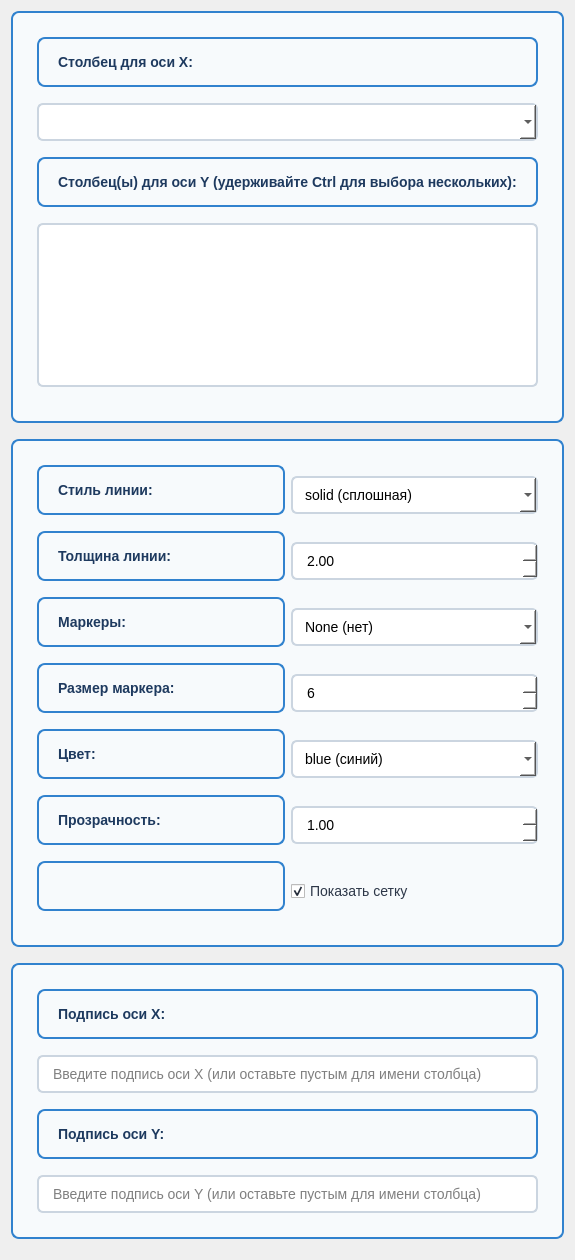
              <widget class="QWidget" name="scrollAreaWidgetContents_line">
               <layout class="QVBoxLayout" name="verticalLayout_line_scroll">
                <!-- Data Selection Frame -->
                <item>
                 <widget class="QFrame" name="line_data_frame">
                  <property name="styleSheet">
                   <string notr="true">QFrame {
    background-color: #f7fafc;
    border: 2px solid #3182ce;
    border-radius: 8px;
    padding: 15px;
    margin-bottom: 10px;
}</string>
                  </property>
                  <layout class="QVBoxLayout" name="verticalLayout_line_data">
                   <item>
                    <widget class="QLabel" name="label_line_x">
                     <property name="styleSheet">
                      <string notr="true">color: #1e3a5f;
font-size: 14px;
font-weight: bold;</string>
                     </property>
                     <property name="text">
                      <string>Столбец для оси X:</string>
                     </property>
                    </widget>
                   </item>
                   <item>
                    <widget class="QComboBox" name="line_x_combo">
                     <property name="styleSheet">
                      <string notr="true">QComboBox {
    background-color: white;
    border: 2px solid #cbd5e0;
    border-radius: 6px;
    padding: 8px 12px;
    font-size: 14px;
}
QComboBox:focus {
    border-color: #3182ce;
}</string>
                     </property>
                    </widget>
                   </item>
                   <item>
                    <widget class="QLabel" name="label_line_y">
                     <property name="styleSheet">
                      <string notr="true">color: #1e3a5f;
font-size: 14px;
font-weight: bold;
margin-top: 10px;</string>
                     </property>
                     <property name="text">
                      <string>Столбец(ы) для оси Y (удерживайте Ctrl для выбора нескольких):</string>
                     </property>
                    </widget>
                   </item>
                   <item>
                    <widget class="QListWidget" name="line_y_list">
                     <property name="selectionMode">
                      <enum>QAbstractItemView::MultiSelection</enum>
                     </property>
                     <property name="styleSheet">
                      <string notr="true">QListWidget {
    background-color: white;
    border: 2px solid #cbd5e0;
    border-radius: 6px;
    padding: 5px;
    font-size: 14px;
    min-height: 100px;
    max-height: 150px;
}
QListWidget::item {
    padding: 6px 10px;
    border-bottom: 1px solid #e2e8f0;
}
QListWidget::item:selected {
    background-color: #3182ce;
    color: white;
    border-radius: 4px;
}</string>
                     </property>
                    </widget>
                   </item>
                  </layout>
                 </widget>
                </item>

                <!-- Style Settings Frame -->
                <item>
                 <widget class="QFrame" name="line_style_frame">
                  <property name="styleSheet">
                   <string notr="true">QFrame {
    background-color: #f7fafc;
    border: 2px solid #3182ce;
    border-radius: 8px;
    padding: 15px;
    margin-bottom: 10px;
}</string>
                  </property>
                  <layout class="QGridLayout" name="gridLayout_line_style">
                   <item row="0" column="0">
                    <widget class="QLabel" name="label_line_style">
                     <property name="styleSheet">
                      <string notr="true">color: #1e3a5f;
font-size: 14px;
font-weight: bold;</string>
                     </property>
                     <property name="text">
                      <string>Стиль линии:</string>
                     </property>
                    </widget>
                   </item>
                   <item row="0" column="1">
                    <widget class="QComboBox" name="line_style_combo">
                     <property name="styleSheet">
                      <string notr="true">QComboBox {
    background-color: white;
    border: 2px solid #cbd5e0;
    border-radius: 6px;
    padding: 8px 12px;
    font-size: 14px;
    min-width: 150px;
}</string>
                     </property>
                     <item>
                      <property name="text">
                       <string>solid (сплошная)</string>
                      </property>
                     </item>
                     <item>
                      <property name="text">
                       <string>dashed (пунктирная)</string>
                      </property>
                     </item>
                     <item>
                      <property name="text">
                       <string>dashdot (штрих-пунктир)</string>
                      </property>
                     </item>
                     <item>
                      <property name="text">
                       <string>dotted (точки)</string>
                      </property>
                     </item>
                    </widget>
                   </item>
                   <item row="1" column="0">
                    <widget class="QLabel" name="label_line_width">
                     <property name="styleSheet">
                      <string notr="true">color: #1e3a5f;
font-size: 14px;
font-weight: bold;</string>
                     </property>
                     <property name="text">
                      <string>Толщина линии:</string>
                     </property>
                    </widget>
                   </item>
                   <item row="1" column="1">
                    <widget class="QDoubleSpinBox" name="line_width_spin">
                     <property name="styleSheet">
                      <string notr="true">QDoubleSpinBox {
    background-color: white;
    border: 2px solid #cbd5e0;
    border-radius: 6px;
    padding: 8px 12px;
    font-size: 14px;
    min-width: 100px;
}</string>
                     </property>
                     <property name="minimum">
                      <double>0.5</double>
                     </property>
                     <property name="maximum">
                      <double>10.0</double>
                     </property>
                     <property name="singleStep">
                      <double>0.5</double>
                     </property>
                     <property name="value">
                      <double>2.0</double>
                     </property>
                    </widget>
                   </item>
                   <item row="2" column="0">
                    <widget class="QLabel" name="label_markers">
                     <property name="styleSheet">
                      <string notr="true">color: #1e3a5f;
font-size: 14px;
font-weight: bold;</string>
                     </property>
                     <property name="text">
                      <string>Маркеры:</string>
                     </property>
                    </widget>
                   </item>
                   <item row="2" column="1">
                    <widget class="QComboBox" name="markers_combo">
                     <property name="styleSheet">
                      <string notr="true">QComboBox {
    background-color: white;
    border: 2px solid #cbd5e0;
    border-radius: 6px;
    padding: 8px 12px;
    font-size: 14px;
    min-width: 150px;
}</string>
                     </property>
                     <item>
                      <property name="text">
                       <string>None (нет)</string>
                      </property>
                     </item>
                     <item>
                      <property name="text">
                       <string>o (круг)</string>
                      </property>
                     </item>
                     <item>
                      <property name="text">
                       <string>s (квадрат)</string>
                      </property>
                     </item>
                     <item>
                      <property name="text">
                       <string>^ (треугольник)</string>
                      </property>
                     </item>
                     <item>
                      <property name="text">
                       <string>D (ромб)</string>
                      </property>
                     </item>
                     <item>
                      <property name="text">
                       <string>+ (плюс)</string>
                      </property>
                     </item>
                     <item>
                      <property name="text">
                       <string>x (крест)</string>
                      </property>
                     </item>
                    </widget>
                   </item>
                   <item row="3" column="0">
                    <widget class="QLabel" name="label_markersize">
                     <property name="styleSheet">
                      <string notr="true">color: #1e3a5f;
font-size: 14px;
font-weight: bold;</string>
                     </property>
                     <property name="text">
                      <string>Размер маркера:</string>
                     </property>
                    </widget>
                   </item>
                   <item row="3" column="1">
                    <widget class="QSpinBox" name="markersize_spin">
                     <property name="styleSheet">
                      <string notr="true">QSpinBox {
    background-color: white;
    border: 2px solid #cbd5e0;
    border-radius: 6px;
    padding: 8px 12px;
    font-size: 14px;
    min-width: 100px;
}</string>
                     </property>
                     <property name="minimum">
                      <number>1</number>
                     </property>
                     <property name="maximum">
                      <number>20</number>
                     </property>
                     <property name="value">
                      <number>6</number>
                     </property>
                    </widget>
                   </item>
                   <item row="4" column="0">
                    <widget class="QLabel" name="label_color">
                     <property name="styleSheet">
                      <string notr="true">color: #1e3a5f;
font-size: 14px;
font-weight: bold;</string>
                     </property>
                     <property name="text">
                      <string>Цвет:</string>
                     </property>
                    </widget>
                   </item>
                   <item row="4" column="1">
                    <widget class="QComboBox" name="line_color_combo">
                     <property name="styleSheet">
                      <string notr="true">QComboBox {
    background-color: white;
    border: 2px solid #cbd5e0;
    border-radius: 6px;
    padding: 8px 12px;
    font-size: 14px;
    min-width: 150px;
}</string>
                     </property>
                     <item>
                      <property name="text">
                       <string>blue (синий)</string>
                      </property>
                     </item>
                     <item>
                      <property name="text">
                       <string>red (красный)</string>
                      </property>
                     </item>
                     <item>
                      <property name="text">
                       <string>green (зеленый)</string>
                      </property>
                     </item>
                     <item>
                      <property name="text">
                       <string>orange (оранжевый)</string>
                      </property>
                     </item>
                     <item>
                      <property name="text">
                       <string>purple (фиолетовый)</string>
                      </property>
                     </item>
                     <item>
                      <property name="text">
                       <string>black (черный)</string>
                      </property>
                     </item>
                     <item>
                      <property name="text">
                       <string>cyan (бирюзовый)</string>
                      </property>
                     </item>
                    </widget>
                   </item>
                   <item row="5" column="0">
                    <widget class="QLabel" name="label_alpha">
                     <property name="styleSheet">
                      <string notr="true">color: #1e3a5f;
font-size: 14px;
font-weight: bold;</string>
                     </property>
                     <property name="text">
                      <string>Прозрачность:</string>
                     </property>
                    </widget>
                   </item>
                   <item row="5" column="1">
                    <widget class="QDoubleSpinBox" name="line_alpha_spin">
                     <property name="styleSheet">
                      <string notr="true">QDoubleSpinBox {
    background-color: white;
    border: 2px solid #cbd5e0;
    border-radius: 6px;
    padding: 8px 12px;
    font-size: 14px;
    min-width: 100px;
}</string>
                     </property>
                     <property name="minimum">
                      <double>0.0</double>
                     </property>
                     <property name="maximum">
                      <double>1.0</double>
                     </property>
                     <property name="singleStep">
                      <double>0.1</double>
                     </property>
                     <property name="value">
                      <double>1.0</double>
                     </property>
                    </widget>
                   </item>
                   <item row="6" column="0">
                    <widget class="QLabel" name="label_grid">
                     <property name="styleSheet">
                      <string notr="true">color: #1e3a5f;
font-size: 14px;
font-weight: bold;</string>
                     </property>
                    </widget>
                   </item>
                   <item row="6" column="1">
                    <widget class="QCheckBox" name="grid_checkbox">
                     <property name="styleSheet">
                      <string notr="true">QCheckBox {
    font-size: 14px;
    color: #2d3748;
}</string>
                     </property>
                     <property name="text">
                      <string>Показать сетку</string>
                     </property>
                     <property name="checked">
                      <bool>true</bool>
                     </property>
                    </widget>
                   </item>
                  </layout>
                 </widget>
                </item>

                <!-- Axis Labels Frame -->
                <item>
                 <widget class="QFrame" name="axis_labels_frame">
                  <property name="styleSheet">
                   <string notr="true">QFrame {
    background-color: #f7fafc;
    border: 2px solid #3182ce;
    border-radius: 8px;
    padding: 15px;
    margin-bottom: 10px;
}</string>
                  </property>
                  <layout class="QVBoxLayout" name="verticalLayout_axis_labels">
                   <item>
                    <widget class="QLabel" name="label_xlabel">
                     <property name="styleSheet">
                      <string notr="true">color: #1e3a5f;
font-size: 14px;
font-weight: bold;</string>
                     </property>
                     <property name="text">
                      <string>Подпись оси X:</string>
                     </property>
                    </widget>
                   </item>
                   <item>
                    <widget class="QLineEdit" name="xlabel_edit">
                     <property name="styleSheet">
                      <string notr="true">QLineEdit {
    background-color: white;
    border: 2px solid #cbd5e0;
    border-radius: 6px;
    padding: 8px 12px;
    font-size: 14px;
    margin-bottom: 10px;
}</string>
                     </property>
                     <property name="placeholderText">
                      <string>Введите подпись оси X (или оставьте пустым для имени столбца)</string>
                     </property>
                    </widget>
                   </item>
                   <item>
                    <widget class="QLabel" name="label_ylabel">
                     <property name="styleSheet">
                      <string notr="true">color: #1e3a5f;
font-size: 14px;
font-weight: bold;</string>
                     </property>
                     <property name="text">
                      <string>Подпись оси Y:</string>
                     </property>
                    </widget>
                   </item>
                   <item>
                    <widget class="QLineEdit" name="ylabel_edit">
                     <property name="styleSheet">
                      <string notr="true">QLineEdit {
    background-color: white;
    border: 2px solid #cbd5e0;
    border-radius: 6px;
    padding: 8px 12px;
    font-size: 14px;
}</string>
                     </property>
                     <property name="placeholderText">
                      <string>Введите подпись оси Y (или оставьте пустым для имени столбца)</string>
                     </property>
                    </widget>
                   </item>
                  </layout>
                 </widget>
                </item>
               </layout>
              </widget>
